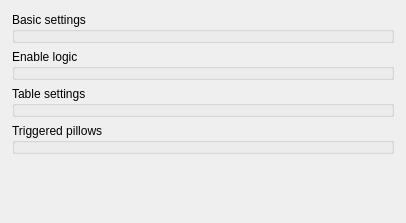
<?xml version="1.0" encoding="UTF-8"?>
<ui version="4.0">
 <class>ILineEdit</class>
 <widget class="QWidget" name="ILineEdit">
  <property name="geometry">
   <rect>
    <x>0</x>
    <y>0</y>
    <width>406</width>
    <height>223</height>
   </rect>
  </property>
  <property name="windowTitle">
   <string>LineEdit preferences</string>
  </property>
  <layout class="QVBoxLayout" name="verticalLayout">
   <property name="margin">
    <number>12</number>
   </property>
   <item>
    <widget class="GroupBox" name="groupBox">
     <property name="title">
      <string>Basic settings</string>
     </property>
     <property name="template" stdset="0">
      <string>inspector-groupbox-roomandpath</string>
     </property>
    </widget>
   </item>
   <item>
    <widget class="GroupBox" name="groupBox_2">
     <property name="title">
      <string>Enable logic</string>
     </property>
     <property name="template" stdset="0">
      <string>inspector-groupbox-enablelogic</string>
     </property>
    </widget>
   </item>
   <item>
    <widget class="GroupBox" name="groupBox_3">
     <property name="title">
      <string>Table settings</string>
     </property>
     <property name="template" stdset="0">
      <string>inspector-groupbox-tablesettings</string>
     </property>
    </widget>
   </item>
   <item>
    <widget class="GroupBox" name="groupBox_4">
     <property name="title">
      <string>Triggered pillows</string>
     </property>
     <property name="template" stdset="0">
      <string>inspector-groupbox-triggeredpillows</string>
     </property>
    </widget>
   </item>
   <item>
    <spacer name="verticalSpacer">
     <property name="orientation">
      <enum>Qt::Vertical</enum>
     </property>
     <property name="sizeHint" stdset="0">
      <size>
       <width>20</width>
       <height>40</height>
      </size>
     </property>
    </spacer>
   </item>
  </layout>
 </widget>
 <customwidgets>
  <customwidget>
   <class>GroupBox</class>
   <extends>QGroupBox</extends>
   <header>wallaby.frontends.qt.widgets.containers.groupBox</header>
   <container>1</container>
  </customwidget>
 </customwidgets>
 <resources/>
 <connections/>
</ui>
